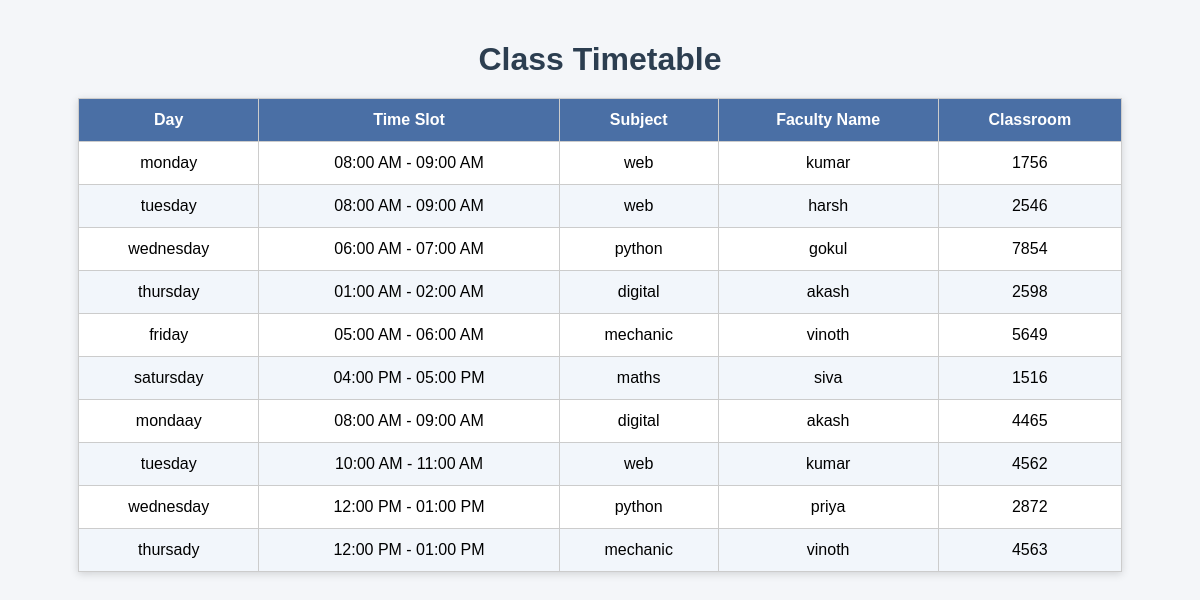
The page / on the database its author committed.
### timetable/models.py (models this page shows, shortened)
class TimeSlot(models.Model):
    day = models.CharField(max_length=20)
    start_time = models.TimeField()
    end_time = models.TimeField()
    subject_name = models.CharField(max_length=100)
    faculty_name = models.CharField(max_length=100)
    classroom = models.CharField(max_length=50, blank=True)  # additional task 1

### timetable/views.py (the view)
# urls.py: path('', views.timetable_view, name='timetable'),
def timetable_view(request):
    slots = TimeSlot.objects.all()
    return render(request, 'timetable.html', {'slots': slots})

### timetable/templates/timetable.html (shortened to what this page needs)
<!DOCTYPE html>
<html lang="en">
<head>
</head>
<body>
    <h1>Class Timetable</h1>
    <table>
        <thead>
            <tr>
                <th>Day</th>
                <th>Time Slot</th>
                <th>Subject</th>
                <th>Faculty Name</th>
                <th>Classroom</th>
            </tr>
        </thead>
        <tbody>
            {% for slot in slots %}
            <tr>
                <td>{{ slot.day }}</td>
                <td>{{ slot.start_time|time:"h:i A" }} - {{ slot.end_time|time:"h:i A" }}</td>
                <td>{{ slot.subject_name }}</td>
                <td>{{ slot.faculty_name }}</td>
                <td>{{ slot.classroom }}</td>
            </tr>
            {% empty %}
            <tr>
                <td colspan="5" class="no-data">No timetable records available.</td>
            </tr>
            {% endfor %}
        </tbody>
    </table>
</body>
</html>

### timetable/templates/timetable.html (style rules this page uses)
body { font-family: Arial, sans-serif; background-color: #f4f6f9; margin: 0; padding: 20px; }
h1 { text-align: center; color: #2c3e50; margin-bottom: 20px; }
table { border-collapse: collapse; width: 90%; margin: 0 auto; background-color: #ffffff; box-shadow: 0 2px 8px rgba(0, 0, 0, 0.15); }
th, td { border: 1px solid #cccccc; padding: 12px; text-align: center; }
th { background-color: #4a6fa5; color: #ffffff; }
tr:nth-child(even) { background-color: #f2f6fb; }

### rows shown on the page
TimeSlot: day "monday", start_time "08:00 AM", end_time "09:00 AM", subject_name "web", faculty_name "kumar", classroom "1756"
TimeSlot: day "tuesday", start_time "08:00 AM", end_time "09:00 AM", subject_name "web", faculty_name "harsh", classroom "2546"
TimeSlot: day "wednesday", start_time "06:00 AM", end_time "07:00 AM", subject_name "python", faculty_name "gokul", classroom "7854"
TimeSlot: day "thursday", start_time "01:00 AM", end_time "02:00 AM", subject_name "digital", faculty_name "akash", classroom "2598"
TimeSlot: day "friday", start_time "05:00 AM", end_time "06:00 AM", subject_name "mechanic", faculty_name "vinoth", classroom "5649"
TimeSlot: day "satursday", start_time "04:00 PM", end_time "05:00 PM", subject_name "maths", faculty_name "siva", classroom "1516"
TimeSlot: day "mondaay", start_time "08:00 AM", end_time "09:00 AM", subject_name "digital", faculty_name "akash", classroom "4465"
TimeSlot: day "tuesday", start_time "10:00 AM", end_time "11:00 AM", subject_name "web", faculty_name "kumar", classroom "4562"
TimeSlot: day "wednesday", start_time "12:00 PM", end_time "01:00 PM", subject_name "python", faculty_name "priya", classroom "2872"
TimeSlot: day "thursady", start_time "12:00 PM", end_time "01:00 PM", subject_name "mechanic", faculty_name "vinoth", classroom "4563"
